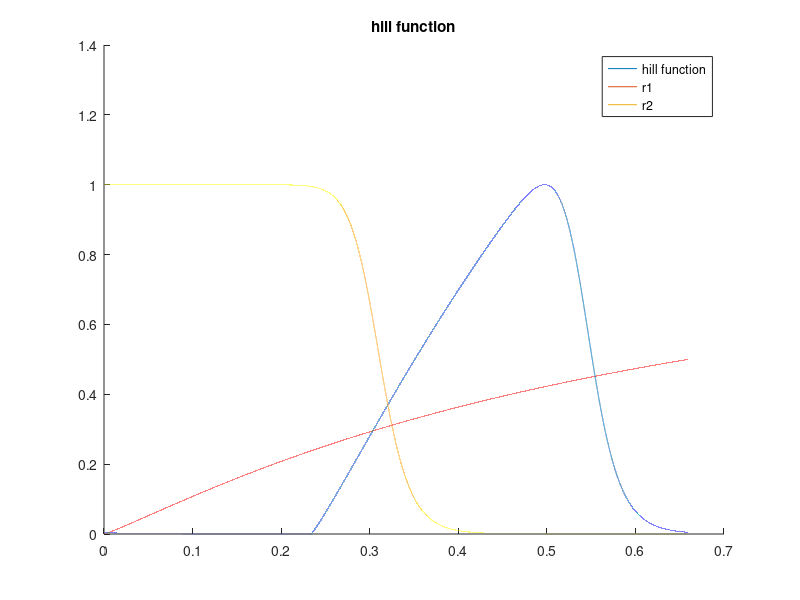

This figure's MATLAB source: (Note: this script raises an error after producing the figure.)

% quadrature spacing 
debug = false; 
if debug 
    dt = 5e-5; 
else 
    dt = 5e-6; 
end 

MMHG_TO_CGS = 1333.22368;




historical_3 = true;
if historical_3
    
    HR = 91;
    
    cycle_duration = 60/HR
    
    SV = 71.70;
    LVESV = 56.9; 
    
    % use clinical value 
    Q_goal_ml_per_cycle = SV; 

    ventricular_volume_initial = LVESV;
    
    start_time_in_cycle = 0.1;
    
    % scales the waveform to these values 
    p_systolic_scaling = 113;
    p_diastolic_scaling = 76;
    
    basename_suffix = '_hist_3';
    
else    
    % basic case  
    cycle_duration = 0.8;
    Q_goal_L_per_min = 5.6; 
    ejection_fraction_goal = 0.70;
    
    Q_goal_ml_per_s = Q_goal_L_per_min * 1e3 / 60; 
    Q_goal_ml_per_cycle = Q_goal_ml_per_s * cycle_duration; 


    end_diastolic_volume = Q_goal_ml_per_cycle / ejection_fraction_goal
    ventricular_volume_initial = end_diastolic_volume - Q_goal_ml_per_cycle
    
    % permutes values to start at this time 
    % time arrays still start at zero  
    start_time_in_cycle = 0.15;
    
    basename_suffix = '';
end 
    
base_name = strcat('fourier_coeffs', basename_suffix);




% Poiseuille flow estimate on vessel 
L = 7; % cm 
radius = 1.25; % cm 
mu = 0.04; 
resistance_vessel = 1 / (8 * mu * L / (pi * radius^4))

% resistance mmHg 
resistance_lvot_mmHg = 0.0043; 
resistance_lvot = MMHG_TO_CGS * resistance_lvot_mmHg 

% estimate R ao via flow field differences at approximate peak 
% quite coarse but should not matter 
delta_p_av_mmHg = 7; 
q_av_est = 450; % ml/s
delta_p_av_dynescm2 = delta_p_av_mmHg * MMHG_TO_CGS; 

r_av = delta_p_av_dynescm2 / q_av_est


two_hill = true; 
if two_hill
    % hill function parameters 
    % brown AMBE 2023 
%     tau_1 = 0.0725 * 2 * cycle_duration 
%     tau_2 = 0.4503 * cycle_duration
% 
%     m1 = 2.7463
%     m2 = 21.5683

    if historical_3
        t_shift =  0.23385192232843832
        tau_1 =  0.6593406592937011
        tau_2 =  0.3113109205435497
        m1 =  1.1218639970157647
        m2 =  18.375052673173577
    else 
        t_shift =  0.4080694895094201
        tau_1 =  0.7999999995665112
        tau_2 =  0.37189471760890913
        m1 =  1.0916763390925226
        m2 =  18.491969573464523

    end 



%     g1 = @(t) (t > 0) .* (t./tau_1).^m1; 
%     g2 = @(t) (t > 0) .* (t./tau_2).^m2; 


    g1 = @(t) (t./tau_1).^m1; 
    g2 = @(t) (t./tau_2).^m2; 
    
    r1 = @(t) g1(t) ./ (1 + g1(t)); 
    r2 = @(t) 1 ./ (1 + g2(t)); 
    two_hill_product = @(t) (g1(t) ./ (1 + g1(t))) .* (1 ./ (1 + g2(t))); 

    % broken 
    % two_hill_product_maximum_opt = -fminbnd(@(t) -two_hill_product(t), 0, cycle_duration); 

    % hack opt 
    times_hill = 0:dt:cycle_duration; % linspace(0,cycle_duration,cycle_duration/dt); 
    two_hill_product_maximum = max(two_hill_product(times_hill)); 

    % times_hill = linspace(0,cycle_duration,cycle_duration/dt); 
    
    k_coeff_two_hill = 1 / two_hill_product_maximum; 

    t_shift_hill = t_shift;
    
    % no periodicity handled here 
    % two_hill_function = @(t) k_coeff_two_hill * two_hill_product(t - t_shift_hill); 

    two_hill_function = @(t) k_coeff_two_hill * two_hill_product(mod(t - t_shift_hill,cycle_duration)); 
    
    % two_hill_function = @(t) two_hill_product(t); 

    figure; 
%     plot(times_hill, two_hill_product(times_hill)); 
    hold on    
    plot(times_hill, two_hill_function(times_hill)); 
    
%     plot(times_hill, g1(times_hill))
%     plot(times_hill, max(g1(times_hill), zeros(size(times_hill))) )
%     plot(times_hill, g1(times_hill)/max(abs(g1(times_hill))))
%     plot(times_hill, g2(times_hill)/max(abs(g2(times_hill))))

    plot(times_hill, r1(times_hill))
    plot(times_hill, r2(times_hill))

    % plot(times_hill, two_hill_function_periodic(times_hill)); 
    
    legend('hill function', 'r1', 'r2')
    
    
    title('hill function')
    
end 




table = readtable('pressure_curve_data/Physiologic_Mechanisms_Aortic_Insufficiency_Yellin/PhysiologicMechanismsinAorticInsufficiency_lv_la_ao.csv'); 

times_pressures = table.x; 
pressures_lv_raw = table.pressure_lv; 
pressures_aorta_raw = table.pressure_aorta; 
pressures_la_raw = table.pressure_la; 

pressure_raw_plot = false; 
if pressure_raw_plot
    figure; 
    plot(times_pressures, pressures_lv_raw)
    hold on 
    plot(times_pressures, pressures_la_raw)
    plot(times_pressures, pressures_aorta_raw)
end 

% normalize to cardiac cycle 
% start at zero 
times_pressures_adjusted = times_pressures(:) - times_pressures(1); 

% normalize times to desired cardiac cycle duration, both endpoints are included here 
times_pressures_adjusted = times_pressures_adjusted * cycle_duration / times_pressures_adjusted(end); 


bump_radius = 0.01; % 0.025; 
n_fourier_coeffs = 600; 
plots = false; 
t_mesh_one_cycle = 0:dt:cycle_duration; 
t = 0:dt:cycle_duration; 
% t = 0:dt:(cycle_duration*2); 


[a_0_pressure_lv, a_n_pressure_lv, b_n_pressure_lv, Series_pressure_lv, ~, ~, Series_pressure_lv_derivative] = ... 
    series_and_smooth([times_pressures_adjusted, pressures_lv_raw], dt, bump_radius, n_fourier_coeffs, plots, start_time_in_cycle); 

vals_series_pressure_lv = Series_pressure_lv(t); 
vals_series_pressure_lv_derivative = Series_pressure_lv_derivative(t); 

check_derivatives = false; 
if check_derivatives
    
    fd_derivatives = (Series_pressure_lv(t + dt) - Series_pressure_lv(t - dt)) / (2*dt); 
    
    figure; 
    plot(t, vals_series_pressure_lv_derivative)    
    hold on 
    plot(t, fd_derivatives)
    
    legend('series', 'finite diff derivative')
    
end 

[a_0_activation_two_hill, a_n_activation_two_hill, b_n_activation_two_hill, Series_activation_two_hill] = ... 
    series_and_smooth([t', two_hill_function(t)'], dt, bump_radius, n_fourier_coeffs, plots, start_time_in_cycle); 

vals_series_activation_two_hill = Series_activation_two_hill(t);

suffix = '_lv_activation_two_hill'
file_name = strcat(base_name, suffix, '.txt'); 
output_series_coeffs_to_txt(a_0_activation_two_hill, a_n_activation_two_hill, b_n_activation_two_hill, n_fourier_coeffs, cycle_duration, file_name); 



% activation pressure proportional to ventricular pressure 
p_lv_activation_threshold = 20; 
activation_data_unscaled = (pressures_lv_raw > p_lv_activation_threshold) .* pressures_lv_raw;
activation_data = activation_data_unscaled / max(activation_data_unscaled);

[a_0_activation, a_n_activation, b_n_activation, Series_activation] = ... 
    series_and_smooth([times_pressures_adjusted, activation_data], dt, bump_radius, n_fourier_coeffs, plots, start_time_in_cycle); 

vals_series_activation = Series_activation(t);


suffix = '_lv_activation'
file_name = strcat(base_name, suffix, '.txt'); 
output_series_coeffs_to_txt(a_0_activation, a_n_activation, b_n_activation, n_fourier_coeffs, cycle_duration, file_name); 

[a_0_pressure_aorta, a_n_pressure_aorta, b_n_pressure_aorta, Series_pressure_aorta, ~, ~, Series_pressure_aorta_derivative] = ...
    series_and_smooth([times_pressures_adjusted, pressures_aorta_raw], dt, bump_radius, n_fourier_coeffs, plots, start_time_in_cycle); 

vals_series_pressure_aorta = Series_pressure_aorta(t); 
vals_series_pressure_aorta_derivative = Series_pressure_aorta_derivative(t); 

if exist('p_systolic_scaling', 'var') && exist('p_diastolic_scaling', 'var') 
    
    p_sys_orig = max(vals_series_pressure_aorta)
    p_dia_orig = min(vals_series_pressure_aorta)
    
    pulse_pressure_orig = p_sys_orig - p_dia_orig
    
    pulse_pressure_goal = p_systolic_scaling - p_diastolic_scaling
    
    pressure_scaling_ao = pulse_pressure_goal / pulse_pressure_orig
    
    pressure_shift_mean = pressure_scaling_ao * p_dia_orig - p_diastolic_scaling;
    
    a_0_pressure_aorta_adjust = pressure_scaling_ao * a_0_pressure_aorta - pressure_shift_mean; 
    a_n_pressure_aorta_adjust = pressure_scaling_ao * a_n_pressure_aorta;
    b_n_pressure_aorta_adjust = pressure_scaling_ao * b_n_pressure_aorta;
        
    aorta_series_no_array = @(t) a_0_pressure_aorta_adjust + sum(a_n_pressure_aorta_adjust .* cos((2*pi/cycle_duration) * (1:n_fourier_coeffs) .* t)' + ...  
                                 b_n_pressure_aorta_adjust .* sin((2*pi/cycle_duration) * (1:n_fourier_coeffs) .* t)' );   

    Series_pressure_aorta_adjust = @(t) arrayfun(aorta_series_no_array, t); 
    
    vals_series_pressure_aorta_adjust = Series_pressure_aorta_adjust(t);

    p_sys_adjust = max(vals_series_pressure_aorta_adjust)
    p_dia_adjust = min(vals_series_pressure_aorta_adjust)
    
    pulse_pressure_adjust = p_sys_adjust - p_dia_adjust
    
    % scale by multiple of aortic systolic pressure 
    pressure_scaling_lv = p_sys_adjust / p_sys_orig
    
    a_0_pressure_lv_adjust = pressure_scaling_lv * a_0_pressure_lv; 
    a_n_pressure_lv_adjust = pressure_scaling_lv * a_n_pressure_lv;
    b_n_pressure_lv_adjust = pressure_scaling_lv * b_n_pressure_lv;
        
    lv_series_no_array = @(t) a_0_pressure_lv_adjust + sum(a_n_pressure_lv_adjust .* cos((2*pi/cycle_duration) * (1:n_fourier_coeffs) .* t)' + ...  
                                 b_n_pressure_lv_adjust .* sin((2*pi/cycle_duration) * (1:n_fourier_coeffs) .* t)' );   

    Series_pressure_lv_adjust = @(t) arrayfun(lv_series_no_array, t); 
    
    vals_series_pressure_lv_adjust = Series_pressure_lv_adjust(t);
    
    figure; 
    plot(t, vals_series_pressure_aorta)
    hold on 
    plot(t, vals_series_pressure_aorta_adjust)
    plot(t, vals_series_pressure_lv)
    plot(t, vals_series_pressure_lv_adjust)
        
    p_lv_max = max(vals_series_pressure_lv)
    p_lv_min = min(vals_series_pressure_lv)
    p_lv_max_adjust = max(vals_series_pressure_lv_adjust)
    p_lv_min_adjust = min(vals_series_pressure_lv_adjust)

    % just reset the arrays 
    a_0_pressure_aorta = a_0_pressure_aorta_adjust;
    a_n_pressure_aorta = a_n_pressure_aorta_adjust;
    b_n_pressure_aorta = b_n_pressure_aorta_adjust;
    Series_pressure_aorta = Series_pressure_aorta_adjust;
    
    a_0_pressure_lv = a_0_pressure_lv_adjust;
    a_n_pressure_lv = a_n_pressure_lv_adjust;
    b_n_pressure_lv = b_n_pressure_lv_adjust;
    Series_pressure_lv_adjust = Series_pressure_lv;
    
    
end 



table_q_mitral = readtable('pressure_curve_data/Physiologic_Mechanisms_Aortic_Insufficiency_Yellin/PhysiologicMechanismsinAorticInsufficiency_fig1_q_mitral.csv'); 
times_q_mitral = table_q_mitral.x; 
q_mitral_raw = table_q_mitral.q_mitral; 

times_q_mitral_adjusted = times_q_mitral - times_q_mitral(1);
times_q_mitral_adjusted = times_q_mitral_adjusted * cycle_duration / times_q_mitral_adjusted(end);

[a_0_q_mitral, a_n_q_mitral, b_n_q_mitral, Series_q_mitral, ~, ~, Series_q_mitral_derivative] = ...
    series_and_smooth([times_q_mitral_adjusted, q_mitral_raw], dt, bump_radius, n_fourier_coeffs, plots, start_time_in_cycle); 


vals_series_q_mitral = Series_q_mitral(t);
vals_series_q_mitral_derivative = Series_q_mitral_derivative(t);

table_q_aorta = readtable('pressure_curve_data/Physiologic_Mechanisms_Aortic_Insufficiency_Yellin/PhysiologicMechanismsinAorticInsufficiency_fig1_q_aorta.csv'); 
times_q_aorta = table_q_aorta.x; 
q_aorta_raw = table_q_aorta.q_aorta; 

times_q_aorta_adjusted = times_q_aorta - times_q_aorta(1);
times_q_aorta_adjusted = times_q_aorta_adjusted * cycle_duration / times_q_aorta_adjusted(end);

[a_0_q_aorta, a_n_q_aorta, b_n_q_aorta, Series_q_aorta, ~, ~, Series_q_aorta_derivative] = ...
    series_and_smooth([times_q_aorta_adjusted, q_aorta_raw], dt, bump_radius, n_fourier_coeffs, plots, start_time_in_cycle); 

vals_series_q_aorta = Series_q_aorta(t);
vals_series_q_aorta_derivative = Series_q_aorta_derivative(t);


% normalize flow rate integrals 
% to be equal and to desired target
q_mitral_cumulative = dt * trapz(vals_series_q_mitral)
q_aorta_cumulative = dt * trapz(vals_series_q_aorta)

scaling_q_mitral = Q_goal_ml_per_cycle / q_mitral_cumulative;
scaling_q_aorta = Q_goal_ml_per_cycle / q_aorta_cumulative;

Series_q_mitral_scaled = @(t) scaling_q_mitral * Series_q_mitral(t);
Series_q_mitral_derivative_scaled = @(t) scaling_q_mitral * Series_q_mitral_derivative(t);

Series_q_aorta_scaled = @(t) scaling_q_aorta * Series_q_aorta(t);
Series_q_aorta_derivative_scaled = @(t) scaling_q_aorta * Series_q_aorta_derivative(t);

% re-compute tables with scaled series 
vals_series_q_mitral_scaled = Series_q_mitral_scaled(t);
vals_series_q_mitral_derivative_scaled = Series_q_mitral_derivative_scaled(t);

vals_series_q_aorta_scaled = Series_q_aorta_scaled(t);
vals_series_q_aorta_derivative_scaled = Series_q_aorta_derivative_scaled(t);

q_mitral_cumulative_scaled = dt * trapz(vals_series_q_mitral_scaled)
q_aorta_cumulative_scaled = dt * trapz(vals_series_q_aorta_scaled)



suffix = '_Q_mi'
file_name = strcat(base_name, suffix, '.txt'); 
output_series_coeffs_to_txt(scaling_q_mitral * a_0_q_mitral, scaling_q_mitral * a_n_q_mitral, scaling_q_mitral * b_n_q_mitral, n_fourier_coeffs, cycle_duration, file_name); 



% cgs units for pressure
Series_pressure_lv_cgs = @(t) MMHG_TO_CGS * Series_pressure_lv(t);
Series_pressure_lv_derivative_cgs = @(t) MMHG_TO_CGS * Series_pressure_lv_derivative(t);
vals_series_pressure_lv_cgs = Series_pressure_lv_cgs(t); 
vals_series_pressure_lv_derivative_cgs = Series_pressure_lv_derivative_cgs(t); 

Series_pressure_aorta_cgs = @(t) MMHG_TO_CGS * Series_pressure_aorta(t);
Series_pressure_aorta_derivative_cgs = @(t) MMHG_TO_CGS * Series_pressure_aorta_derivative(t);
vals_series_pressure_aorta_cgs = Series_pressure_aorta_cgs(t); 
vals_series_pressure_aorta_derivative_cgs = Series_pressure_aorta_derivative_cgs(t); 


vals_ventricular_volume = zeros(size(vals_series_q_aorta)); 
vals_ventricular_volume_deriv = zeros(size(vals_series_q_aorta)); 
vals_ventricular_volume(1) = ventricular_volume_initial;

for j=2:length(vals_ventricular_volume)
    vals_ventricular_volume(j) = vals_ventricular_volume(j-1) + dt * (vals_series_q_mitral_scaled(j) - vals_series_q_aorta_scaled(j)); 
end 

for j=1:length(vals_ventricular_volume)
    vals_ventricular_volume_deriv(j) = vals_series_q_mitral_scaled(j) - vals_series_q_aorta_scaled(j); 
end 

series_plots = true; 

if series_plots
    figure; 
    subplot(4,1,1)
    plot(t, vals_series_pressure_lv)
    hold on 
    plot(t, vals_series_pressure_aorta)

    subplot(4,1,2)
    hold on 
    plot(t, vals_series_q_mitral_scaled)
    plot(t, vals_series_q_aorta_scaled)

    subplot(4,1,3)
    plot(t, vals_ventricular_volume)

    subplot(4,1,4);
    plot(t, vals_series_activation);

    %     figure; 
    %     plot(t, vals_series_pressure_lv_derivative)
    %     hold on 
    %     plot(t, vals_series_pressure_aorta_derivative)
    %     plot(t, vals_series_q_mitral_derivative_scaled)
    %     plot(t, vals_series_q_aorta_derivative_scaled)
    %     plot(t, vals_ventricular_volume_deriv)
    %     title('derivatives')
    %     legend('p lv derivative', 'p aorta derivative', 'q mi derivative', 'q_ao_derivative', 'lv derivative')
end 


run_matlab_zerod = false; 
if run_matlab_zerod
    % run the lpn 
    dt_lpn = 1e-4; 
    n_cycles = 1; 
    t_final = cycle_duration * n_cycles;
    P_ao_initial = 94*MMHG_TO_CGS;
    R_proximal = 83.6698220729; 
    C =  0.00167055364456;
    R_distal = 1287.64596307;

    v_initial = ventricular_volume_initial;


    KERCKHOFFS = true; 

    if KERCKHOFFS 
        Vrd = 26.1; % ml 
        Vrs = 18; % ml

        % parameters from KERCKHOFFS AMBE 2006 
        % lv 
        % note that min compliance is actually the larger value under confusing naming convention 
        C_min_ml_over_kPa = 11.0; 
        C_max_ml_over_kPa = 0.946; 

        % E_min_kPa = 1/C_min_ml_over_kPa; 
        % E_max_kPa = 1/C_max_ml_over_kPa; 

        ML_OVER_KPA_TO_ML_OVER_DYNEPERCM2 = 1e-4; 

        C_min_scaling = 5; 
        C_max_scaling = 5; 

        C_min_ml_over_dynespercm2 = C_min_scaling * C_min_ml_over_kPa * ML_OVER_KPA_TO_ML_OVER_DYNEPERCM2; 
        C_max_ml_over_dynespercm2 = C_max_scaling * C_max_ml_over_kPa * ML_OVER_KPA_TO_ML_OVER_DYNEPERCM2; 

        Emax = 1/C_max_ml_over_dynespercm2
        Emin = 1/C_min_ml_over_dynespercm2

        Emin_mmHg_over_ml = Emin / MMHG_TO_CGS 
        Emax_mmHg_over_ml = Emax / MMHG_TO_CGS

    else 
        error('not implemented');
    end 



    R_av_closed = 100000;
    steepness_av = 0.00001; 


    [times_lpn, P_lv, Q_ao, P_ao, V_lv, R_tanh] = solve_lv_ao_lpn(dt_lpn, t_final, v_initial, Vrd, Vrs, Emax, Emin, ...
                                         Series_q_mitral_scaled, Series_activation, ...
                                         P_ao_initial, R_proximal, C, R_distal, r_av, R_av_closed, steepness_av);
 


    figure;
    subplot(6,1,1)
    plot(t, vals_series_pressure_lv)
    hold on 
    plot(t, vals_series_pressure_aorta)
    plot(times_lpn, P_lv/MMHG_TO_CGS); 
    plot(times_lpn, P_ao/MMHG_TO_CGS);
    xlim([0 max(times_lpn)])

    legend('lv exp', 'ao exp', 'lv lpn', 'ao lpn');


    subplot(6,1,2)
    hold on 
    plot(t, vals_series_q_mitral_scaled)
    plot(t, vals_series_q_aorta_scaled)
    plot(times_lpn, Q_ao)
    xlim([0 max(times_lpn)])
    legend('q mi exp', 'q ao exp', 'q ao lpn')


    subplot(6,1,3)
    plot(times_hill, two_hill_function(times_hill)); 


    subplot(6,1,4)
    plot(t, vals_ventricular_volume)
    hold on 
    plot(times_lpn, V_lv)
    xlim([0 max(times_lpn)])
    legend('V integrated', 'V lpn')

    subplot(6,1,5);
    plot(t, vals_series_activation_two_hill);
    hold on 
    plot(t, vals_series_activation);
    xlim([0 max(times_lpn)])
    legend('two hill', 'act from p lv')
    title('act')

    subplot(6,1,6)
    plot(times_lpn, R_tanh)
    xlim([0 max(times_lpn)])
    title('r valve')
    
    figure; 
    hold on 
    plot(V_lv, P_lv/MMHG_TO_CGS)
    xlabel('V ml')
    ylabel('P LV mmHg')

end








output_to_sv0d = true; 
if output_to_sv0d
    % output 
    format long 

    f = fopen("array_values.json", "w");
    
    % 
    fprintf(f,'"Vc:ventricle": %.14f,\n', vals_ventricular_volume(1));
    fprintf(f,'\n');
    
    % times
    print_var_string(f,t,'Q',vals_series_q_mitral_scaled);
    print_var_string(f,t,'t',t);
    fprintf(f,'\n');
    
   
    % 
    fprintf(f, '        "y": {\n');
    print_var_string(f,t,'flow:ventricle:valve1', vals_series_q_aorta_scaled)
    print_var_string(f,t,'pressure:ventricle:valve1', vals_series_pressure_lv_cgs)
    print_var_string(f,t,'flow:vessel:OUTLET', vals_series_q_aorta_scaled)
    print_var_string(f,t,'pressure:vessel:OUTLET', vals_series_pressure_aorta_cgs)
    print_var_string(f,t,'Vc:ventricle', vals_ventricular_volume);

    fprintf(f, '    },\n');

%     fprintf(f, '    "dy": {\n');
%     print_var_string(f,t,'flow:ventricle:valve1', vals_series_q_aorta_derivative_scaled)
%     print_var_string(f,t,'pressure:ventricle:valve1', vals_series_pressure_lv_derivative_cgs)
%     print_var_string(f,t,'flow:vessel:OUTLET', vals_series_q_aorta_derivative_scaled)
%     print_var_string(f,t,'pressure:vessel:OUTLET', vals_series_pressure_aorta_derivative_cgs)
%     print_var_string(f,t,'Vc:ventricle', vals_ventricular_volume_deriv);
%     fprintf(f, '    },\n');

end 

function print_var_string(f,t,name,vals)

    fprintf(f, '        "%s": [\n', name);
    fprintf(f, '            ');
    for j = 1:length(t)
        fprintf(f, '%.14f', vals(j));
        if j < length(t)
            fprintf(f, ', ');
        end 
    end 
    fprintf(f, '\n');
    fprintf(f, '        ],\n');

end 
